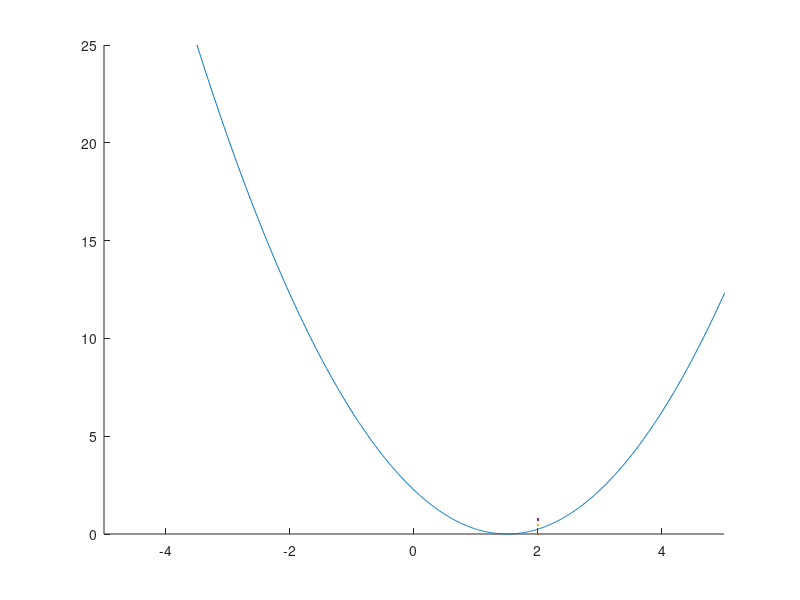

The MATLAB source for this figure: (Note: this script raises an error after producing the figure.)
%% Setting up variables
dt = 1.5;
% kL = 10;
alpha = 1;
J = @(x,kL) tanh(kL .* (x - dt)) + tanh(kL .* (-x - dt));
Jn = @(x,kL,dt) tanh(kL .* (x - dt)) + tanh(kL .* (-x - dt));
f = linspace(-5,5,1000); % setting this as (x - x_t) 
f2 = linspace(-5,5,10000); % setting this as (x - x_t) 
soft_max = @(x,y,k) log(exp(k.*x) + exp(k.*y)) .* (1/k); %soft max function
k = [1, 5,40, 100, 150];
k2 = [1, 10, 100, 1000];
rho = [1,5,10];
xr = 1.5;

%% Tracking cost comparison
figure(1)
xlim([-5,5])

% p5= patch([-dt.*ones(size(f)), fliplr(min(xlim).*ones(size(f)))]+xr, [linspace(-5, f(1).^2, length(f)), fliplr(linspace(-1, f(1).^2, length(f)))], [1, 0, 0] , 'FaceAlpha', 0.25, 'EdgeColor', 'none');
hold on
% p6 = patch([+dt.*ones(size(f)), fliplr(max(xlim).*ones(size(f)))]+xr, [linspace(-5, f(1).^2, length(f)), fliplr(linspace(-1, f(1).^2, length(f)))], [1, 0, 0] , 'FaceAlpha', 0.25, 'EdgeColor', 'none');

cost = f.^2; %set point
p1 = plot(f+xr,cost, LineWidth=2, Color=[0 0.4470 0.7410]);
out = soft_max((f.^2 - dt.^2).*alpha, 0,50); % soft const
% p3 = plot(f+xr,out, LineWidth=2, Color=[ 0.8500 0.3250 0.0980]); 
p4 = xline(1.5, 'r--',LineWidth=2); %ref

hold off
grid on
xlabel("Position [m]",FontSize=12,FontWeight="bold",Interpreter="latex")
ylabel('Lagrange Cost',FontSize=12,FontWeight="bold",Interpreter="latex")
xlim([-2 5])
ylim([-2.5 10])
legend([p1, p4] ,["Setpoint tracking", "Reference"], 'Location','northoutside', 'NumColumns', 2,  'Interpreter','latex','FontSize',11)

%% NAIR

figure(2)
xlim([-5,5])

p5= patch([-dt.*ones(size(f)), fliplr(min(xlim).*ones(size(f)))]+xr, [linspace(-5, f(1).^2, length(f)), fliplr(linspace(-1, f(1).^2, length(f)))], [1, 0, 0] , 'FaceAlpha', 0.25, 'EdgeColor', 'none');
hold on
p6 = patch([+dt.*ones(size(f)), fliplr(max(xlim).*ones(size(f)))]+xr, [linspace(-5, f(1).^2, length(f)), fliplr(linspace(-1, f(1).^2, length(f)))], [1, 0, 0] , 'FaceAlpha', 0.25, 'EdgeColor', 'none');


cost = J(f2, 1e09); % Lr
p2 = plot(f2+xr,cost, LineWidth=2,Color=[0.4660 0.6740 0.1880]);

p4 = xline(1.5, 'r--',LineWidth=2); %ref

hold off
grid on
xlabel("Position [m]",FontSize=12,FontWeight="bold",Interpreter="latex")
ylabel('Lagrange Cost',FontSize=12,FontWeight="bold",Interpreter="latex")
xlim([-2 5])
ylim([-2.5 1])
legend([p2, p4, p5] ,["In-range tracking (n.a.i.r)", "Reference", "Out of range"], 'Location','northoutside', 'NumColumns', 2,  'Interpreter','latex','FontSize',11)


%% nair apr0x

figure(3)
f = linspace(-10,10, 1000);
xlim([-10,10])
p4= patch([-dt.*ones(size(f)), fliplr(min(xlim).*ones(size(f)))]+xr, [linspace(-5, f(1).^2, length(f)), fliplr(linspace(-1, f(1).^2, length(f)))], [1, 0, 0] , 'FaceAlpha', 0.25, 'EdgeColor', 'none');
hold on 
p5 = patch([+dt.*ones(size(f)), fliplr(max(xlim).*ones(size(f)))]+xr, [linspace(-5, f(1).^2, length(f)), fliplr(linspace(-1, f(1).^2, length(f)))], [1, 0, 0] , 'FaceAlpha', 0.25, 'EdgeColor', 'none');

cost = J(f, k(1));
p1 = plot(f+xr,cost, LineWidth=2,Color=[0 0.4470 0.7410]);
cost = J(f, k(2));
p2 = plot(f+xr,cost, LineWidth=2);
pr = xline(1.5, 'r--',LineWidth=2);
cost = J(f, k(4));
p3 = plot(f+xr,cost, LineWidth=2,Color=[0.5 0 0.5]);
hold off
grid on
xlim([-2, 5])
ylim([-2, 1])
legend([p1, p2, p3,pr, p4] ,["$k_1 = 1$","$k_1 = 5$", "$k_1 = 100$", "Reference", "Out of range"], 'Location','northoutside', 'NumColumns', 2,  'Interpreter','latex','FontSize',11)
xlabel("Position [m]",FontSize=12,FontWeight="bold",Interpreter="latex")
ylabel('$L_S$',FontSize=12,FontWeight="bold",Interpreter="latex")

%% Regularisation

figure(4)
f = linspace(-10,10, 1000);
xlim([-10,10])
p4= patch([-dt.*ones(size(f)), fliplr(min(xlim).*ones(size(f)))]+xr, [linspace(-5, f(1).^2, length(f)), fliplr(linspace(-1, f(1).^2, length(f)))], [1, 0, 0] , 'FaceAlpha', 0.25, 'EdgeColor', 'none');
hold on 
p5 = patch([+dt.*ones(size(f)), fliplr(max(xlim).*ones(size(f)))]+xr, [linspace(-5, f(1).^2, length(f)), fliplr(linspace(-1, f(1).^2, length(f)))], [1, 0, 0] , 'FaceAlpha', 0.25, 'EdgeColor', 'none');
cost = J(f, k(4));
cost = cost + soft_max(f.^2-dt.^2,0,10).*(1/k2(1));
p1 = plot(f+xr,cost, LineWidth=2,Color=[0 0.4470 0.7410]);
cost = J(f, k(4));
cost = cost + soft_max(f.^2-dt.^2,0,10).*(1/k2(2));
p2 = plot(f+xr,cost, LineWidth=2);
pr = xline(1.5, 'r--',LineWidth=2);
cost = J(f, k(4));
cost = cost + soft_max(f.^2-dt.^2,0,10).*(1/k2(4));
p3 = plot(f+xr,cost, LineWidth=2,Color=[0.5 0 0.5]);
hold off
grid on
xlim([-2, 5])
ylim([-2, 10])
legend([p1, p2, p3,pr, p4] ,["$k_2 = 1$","$k_2 = 100$", "$k_2 = 1000$", "Reference", "Out of range"], 'Location','northoutside', 'NumColumns', 2,  'Interpreter','latex','FontSize',11)
xlabel("Position [m]",FontSize=12,FontWeight="bold",Interpreter="latex")
ylabel('$L_H+L_R$',FontSize=12,FontWeight="bold",Interpreter="latex")

%% Regularized cost: varying K1 and K2
figure(5)
f = linspace(-10,10, 1000);
xlim([-10,10])
p4= patch([-dt.*ones(size(f)), fliplr(min(xlim).*ones(size(f)))]+xr, [linspace(-5, f(1).^2, length(f)), fliplr(linspace(-1, f(1).^2, length(f)))], [1, 0, 0] , 'FaceAlpha', 0.25, 'EdgeColor', 'none');
hold on 
p5 = patch([+dt.*ones(size(f)), fliplr(max(xlim).*ones(size(f)))]+xr, [linspace(-5, f(1).^2, length(f)), fliplr(linspace(-1, f(1).^2, length(f)))], [1, 0, 0] , 'FaceAlpha', 0.25, 'EdgeColor', 'none');

cost = 2*soft_max(f.^2-dt.^2,0,1);
p1 = plot(f+xr,cost, LineWidth=2,Color=[0 0.4470 0.7410]);

cost = 2*soft_max(f.^2-dt.^2,0,2);
p2 = plot(f+xr,cost, LineWidth=2);
pr = xline(1.5, 'r--',LineWidth=2);

cost = 2*soft_max(f.^2-dt.^2,0,5);
p3 = plot(f+xr,cost, LineWidth=2,Color=[0.5 0 0.5]);
hold off
grid on
xlim([-2, 5])
ylim([0, 2])
legend([p1, p2, p3,pr, p4] ,["$\rho=1$","$\rho=2$", "$\rho=5$", "Reference", "Out of range"], 'Location','northoutside', 'NumColumns', 2,  'Interpreter','latex','FontSize',11)
xlabel("Position [m]",FontSize=12,FontWeight="bold",Interpreter="latex")
ylabel('$L_S+L_R$',FontSize=12,FontWeight="bold",Interpreter="latex")
